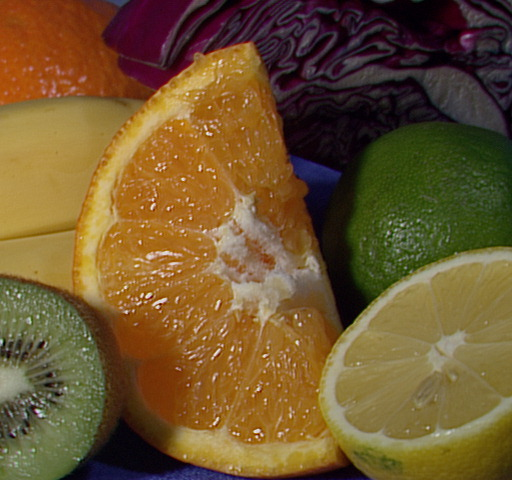
//> input picture 1-1/fruits.jpg, 512 x 480 px, given in place of the camera
$ ./assignment1-4-2   (built with g++ and OpenCV 4)
//> lines starting //> are read from the running program, lines starting //| are printed output that depends on the picture
#include <opencv2/opencv.hpp>
#include <stdio.h>

int main(int argc, char *argv[]) {
  int INIT_TIME = 50;
  double B_PARAM = 1.0 / 50.0;
  double T_PARAM = 1.0 / 200.0;
  double Zeta = 10.0;

  cv::VideoCapture cap;
  cv::Mat frame;
  cv::Mat avg_img, sgm_img;
  cv::Mat lower_img, upper_img, tmp_img;
  cv::Mat dst_img, msk_img, bkg_img;

  // 1. initialize VideoCapture
  if (argc > 1) {
    char *in_name = argv[1];
    if ('0' <= in_name[0] && in_name[0] <= '9' && in_name[1] == '\0') {
      cap.open(in_name[0] - '0'); // open with device id
    } else {
      cap.open(in_name); // open with filename
    }
  } else {
    cap.open(0);
  }
  if (!cap.isOpened()) {
    printf("Cannot open the video.\n");
    exit(0);
  }

  cv::namedWindow("Background", 1);

  // 2. prepare window for showing images
  cv::namedWindow("Input", 1);
  cv::namedWindow("FG", 1);
  cv::namedWindow("mask", 1);

  // 3. calculate initial value of background
  cap >> frame;
//> frame is the input picture: 480 rows x 512 cols, CV_8UC3; mean B, G, R 46.2, 85.6, 110.8
  cv::Size s = frame.size();
//> s = Size(512, 480)
  bkg_img = cv::imread("background.jpg", 1);
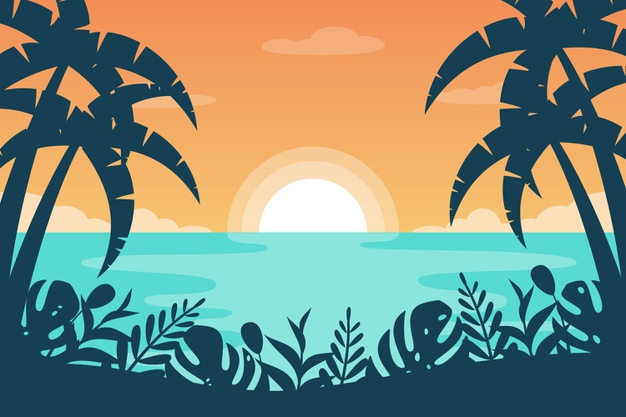
//> input picture 1-4/background.jpg, 626 x 417 px
//> bkg_img is the input picture: 417 rows x 626 cols, CV_8UC3; mean B, G, R 124.2, 140.7, 126.8
  cv::resize(bkg_img, bkg_img, s);
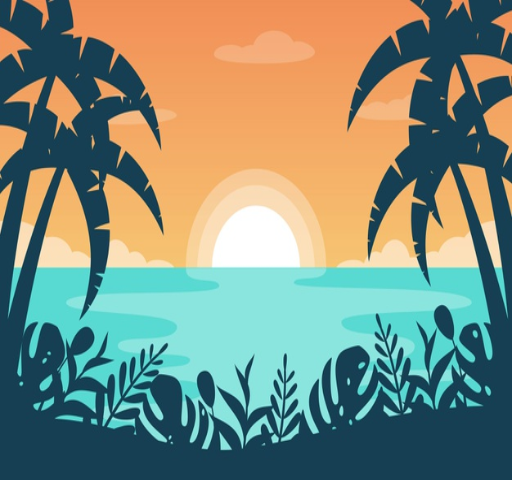
//> bkg_img: 480 rows x 512 cols, CV_8UC3; mean B, G, R 124.1, 140.6, 126.8
  cv::imshow("Background", bkg_img);

  avg_img.create(s, CV_32FC3);
  sgm_img.create(s, CV_32FC3);
  lower_img.create(s, CV_32FC3);
  upper_img.create(s, CV_32FC3);
  tmp_img.create(s, CV_32FC3);

  dst_img.create(s, CV_8UC3);
  msk_img.create(s, CV_8UC1);

  printf("Background statistics initialization start\n");

  avg_img = cv::Scalar(0, 0, 0);

  for (int i = 0; i < INIT_TIME; i++) {
    cap >> frame;
    if (frame.empty()) {
      break;
    }
    cv::Mat tmp;
    frame.convertTo(tmp, avg_img.type());
    /* hatena */
    cv::accumulate(tmp, avg_img);
  }

  /* hatena */
  avg_img.convertTo(avg_img, -1, 1.0 / INIT_TIME);
  sgm_img = cv::Scalar(0, 0, 0);

  for (int i = 0; i < INIT_TIME; i++) {
    cap >> frame;
    if (frame.empty()) {
      break;
    }
    frame.convertTo(tmp_img, avg_img.type());
    /* hatena */
    cv::subtract(tmp_img, avg_img, tmp_img);
    /* hatena */
    cv::pow(tmp_img, 2.0, tmp_img);
    /* hatena */
    tmp_img.convertTo(tmp_img, -1, 2.0);
    /* hatena */
    cv::sqrt(tmp_img, tmp_img);
    /* hatena */
    cv::accumulate(tmp_img, sgm_img);
  }

  /* hatena */
  sgm_img.convertTo(sgm_img, -1, 1.0 / INIT_TIME);

  printf("Background statistics initialization finish\n");

  bool loop_flag = true;
  while (loop_flag) {
    cap >> frame;
    // ここを追加してエラー終了時エラーを解消
    if (frame.empty()) {
      break;
    }

    frame.convertTo(tmp_img, tmp_img.type());

    // 4. check whether pixels are background or not
    /* hatena */
    cv::subtract(avg_img, sgm_img, lower_img);
    /* hatena */
    cv::subtract(lower_img, Zeta, lower_img);
    /* hatena */
    cv::add(avg_img, sgm_img, upper_img);
    /* hatena */
    cv::add(upper_img, Zeta, upper_img);
    /* hatena */
    cv::inRange(tmp_img, lower_img, upper_img, msk_img);

    // 5. recalculate
    /* hatena */
    cv::subtract(tmp_img, avg_img, tmp_img);
    /* hatena */
    cv::pow(tmp_img, 2.0, tmp_img);
    /* hatena */
    tmp_img.convertTo(tmp_img, -1, 2.0);
    /* hatena */
    cv::sqrt(tmp_img, tmp_img);

    // 6. renew avg_img and sgm_img
    /* hatena */
    cv::accumulateWeighted(frame, avg_img, B_PARAM, msk_img);
    /* hatena */
    cv::accumulateWeighted(tmp_img, sgm_img, B_PARAM, msk_img);

    /* hatena */
    cv::bitwise_not(msk_img, msk_img);
    /* hatena */
    cv::accumulateWeighted(tmp_img, sgm_img, T_PARAM, msk_img);

    dst_img = cv::Scalar(0);

    /* hatena */
    frame.copyTo(bkg_img, msk_img);

    cv::imshow("Input", frame);
    cv::imshow("FG", bkg_img); // ここをバックグランドイメージに変更
    cv::imshow("mask", msk_img);

    char key = cv::waitKey(10);
    if (key == 27) {
      loop_flag = false;
    }
  }
  return 0;
}
